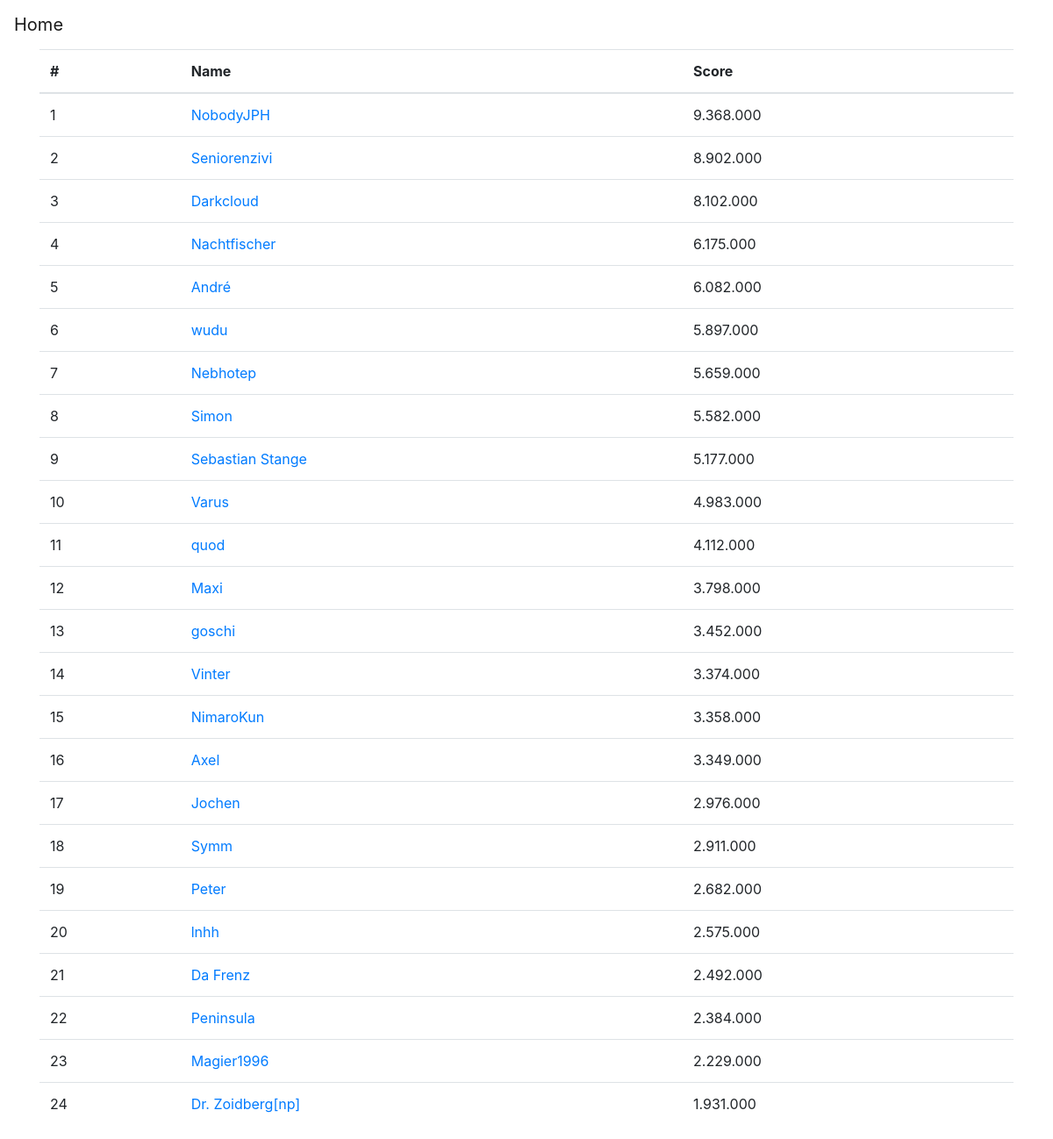
The page / on the database its author committed.
### SteamProphet/apps/SteamProphet/models.py (models this page shows, shortened)
class Player(models.Model):
    name = models.CharField(unique=True, max_length=255)

### SteamProphet/apps/SteamProphet/views.py (the view)
# urls.py: url(r'^$', views.PlayerListView.as_view(), name='player_list'),
class PlayerListView(TemplateView):
    template_name = 'SteamProphet/player_list.html'
    def get_context_data(self, **kwargs):
        context = super().get_context_data(**kwargs)
        players = Player.objects.all().prefetch_related('pick_set__game')
        for player in players:
            player.score = services.computePlayerScore(player)
        players = sorted(players, key=attrgetter('score'), reverse=True)
        context['players'] = players
        return context

### SteamProphet/apps/SteamProphet/services.py (called while the page is built)
def computeGameScore(game):
    if not game.price:
        return 0
    owners = max(0, game.owners - game.ownersVariance)
    score = owners * game.price
    score = score - score % 1000
    return int(score)

def computePlayerScore(player):
    score = 0
    for pick in player.pick_set.all():
        gameScore = computePickScore(pick)
        score += gameScore
    return score

def computePickScore(pick):
    gameScore = computeGameScore(pick.game)
    if pick.joker:
        gameScore *= 2
    return gameScore

### SteamProphet/apps/SteamProphet/templates/SteamProphet/player_list.html
{% extends 'SteamProphet/base.html' %}
{% load humanize %}
{% block content %}
    <div class="container">
        <table class="table">
            <thead>
                <tr>
                    <th>#</th>
                    <th>Name</th>
                    <th>Score</th>
                </tr>
            </thead>
            <tbody>
                {% for player in players %}
                    <tr>
                        <td>{{ forloop.counter }}</td>
                        <td><a href="{% url 'player' pk=player.pk %}">{{ player.name }}</a></td>
                        <td>{{ player.score|intcomma }}</td>
                    </tr>
                {% endfor %}
            </tbody>
        </table>
    </div>
{% endblock %}

### SteamProphet/apps/SteamProphet/templates/SteamProphet/base.html (shortened to what this page needs)
<!DOCTYPE html>
<html lang="en">
<head>
    <link rel="stylesheet" href="https://maxcdn.bootstrapcdn.com/bootstrap/4.0.0-alpha.6/css/bootstrap.min.css"
>
</head>
<body>
<nav class="navbar navbar-toggleable-md navbar-light bg-faded">
    <a class="navbar-brand" href="{% url 'player_list' %}">Home</a>
</nav>
{% block content %}
{% endblock %}
</body>
</html>

### rows shown on the page
Player: name "NobodyJPH", score "9.368.000"
Player: name "Seniorenzivi", score "8.902.000"
Player: name "Darkcloud", score "8.102.000"
Player: name "Nachtfischer", score "6.175.000"
Player: name "André", score "6.082.000"
Player: name "wudu", score "5.897.000"
Player: name "Nebhotep", score "5.659.000"
Player: name "Simon", score "5.582.000"
Player: name "Sebastian Stange", score "5.177.000"
Player: name "Varus", score "4.983.000"
Player: name "quod", score "4.112.000"
Player: name "Maxi", score "3.798.000"
Player: name "goschi", score "3.452.000"
Player: name "Vinter", score "3.374.000"
Player: name "NimaroKun", score "3.358.000"
Player: name "Axel", score "3.349.000"
Player: name "Jochen", score "2.976.000"
Player: name "Symm", score "2.911.000"
Player: name "Peter", score "2.682.000"
Player: name "lnhh", score "2.575.000"
Player: name "Da Frenz", score "2.492.000"
Player: name "Peninsula", score "2.384.000"
Player: name "Magier1996", score "2.229.000"
Player: name "Dr. Zoidberg[np]", score "1.931.000"
